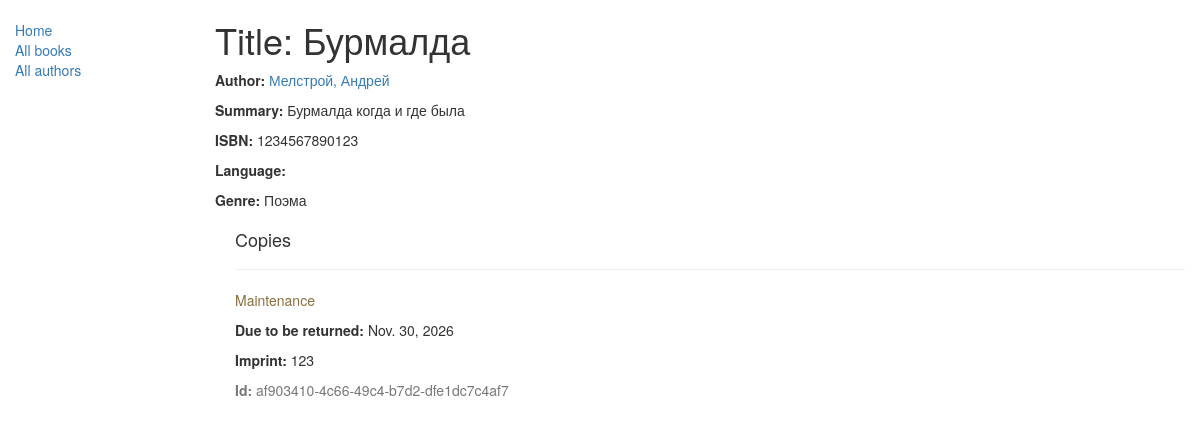
Before: /catalog/book/1 with the older database file.
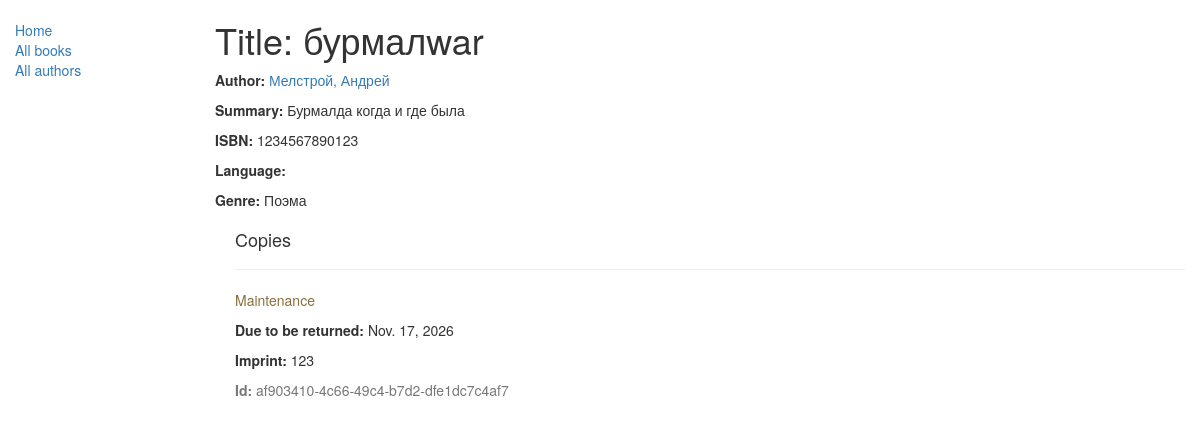
After: the same page with the newer database file.
### catalog/models.py (models this page shows, shortened)
class Book(models.Model):
    title = models.CharField(max_length=200)
    author = models.ForeignKey('Author', on_delete=models.SET_NULL, null=True)
    summary = models.TextField(max_length=1000, help_text="Enter a brief description of the book")
    isbn = models.CharField('ISBN',max_length=13, help_text='13 Character <a href="https://www.isbn-international.org/content/what-isbn">ISBN number</a>')
    genre = models.ManyToManyField(Genre, help_text="Select a genre for this book")
    def display_genre(self):
        """
        Creates a string for the Genre. This is required to display genre in Admin.
        """
        return ', '.join([genre.name for genre in self.genre.all()[:3]])
    display_genre.short_description = 'Genre'

class Author(models.Model):
    first_name = models.CharField(max_length=100)
    last_name = models.CharField(max_length=100)
    date_of_birth = models.DateField(null=True, blank=True)
    date_of_death = models.DateField('Died', null=True, blank=True)
    def __str__(self):
        return '%s, %s' % (self.last_name, self.first_name)

class Genre(models.Model):
    name = models.CharField(max_length=200, help_text="Enter a book genre (e.g. Science Fiction, French Poetry etc.)")
    def __str__(self):
        return self.name

class BookInstance(models.Model):
    id = models.UUIDField(primary_key=True, default=uuid.uuid4, help_text="Unique ID for this particular book across whole library")
    book = models.ForeignKey('Book', on_delete=models.SET_NULL, null=True)
    imprint = models.CharField(max_length=200)
    due_back = models.DateField(null=True, blank=True)
    LOAN_STATUS = (
        ('m', 'Maintenance'),
        ('o', 'On loan'),
        ('a', 'Available'),
        ('r', 'Reserved'),
    )
    status = models.CharField(max_length=1, choices=LOAN_STATUS, blank=True, default='m', help_text='Book availability')
    class Meta:
        ordering = ["due_back"]

### catalog/views.py (the view)
# urls.py: re_path(r'^book/(?P<pk>\d+)$', views.BookDetailView.as_view(), name='book-detail'),
class BookDetailView(generic.DetailView):
    model = Book

### catalog/templates/catalog/book_detail.html (shortened to what this page needs)
{% extends "base_generic.html" %}
{% block content %}
  <h1>Title: {{ book.title }}</h1>
  <p><strong>Author:</strong> <a href="{% url 'author-detail' book.author.pk %}">{{ book.author }}</a></p>
  <p><strong>Summary:</strong> {{ book.summary }}</p>
  <p><strong>ISBN:</strong> {{ book.isbn }}</p>
  <p><strong>Language:</strong> {{ book.language }}</p>
  <p><strong>Genre:</strong> {% for genre in book.genre.all %} {{ genre }}{% if not forloop.last %}, {% endif %}{% endfor %}</p>
  <div style="margin-left:20px;margin-top:20px">
    <h4>Copies</h4>
    {% for copy in book.bookinstance_set.all %}
    <hr>
    <p class="{% if copy.status == 'a' %}text-success{% elif copy.status == 'd' %}text-danger{% else %}text-warning{% endif %}">{{ copy.get_status_display }}</p>
    {% if copy.status != 'a' %}<p><strong>Due to be returned:</strong> {{copy.due_back}}</p>{% endif %}
    <p><strong>Imprint:</strong> {{copy.imprint}}</p>
    <p class="text-muted"><strong>Id:</strong> {{copy.id}}</p>
    {% endfor %}
  </div>
{% endblock %}

### catalog/templates/base_generic.html (shortened to what this page needs)
<!doctype html>
<html lang="en">
  <head>
    <link
      rel="stylesheet"
      href="https://maxcdn.bootstrapcdn.com/bootstrap/3.3.7/css/bootstrap.min.css" />
    {% load static %}
    <link rel="stylesheet" href="{% static 'css/styles.css' %}" />
  </head>
  <body>
    <div class="container-fluid">
      <div class="row">
        <div class="col-sm-2">
          {% block sidebar %}
            <ul class="sidebar-nav">
              <li><a href="{% url 'index' %}">Home</a></li>
              <li><a href="{% url 'books' %}">All books</a></li>
              <li><a href="{% url 'authors' %}">All authors</a></li>
            </ul>
          {% endblock %}
        </div>
        <div class="col-sm-10 ">{% block content %}{% endblock %}
</div>
      </div>
    </div>
  </body>
</html>

### catalog/static/css/styles.css (style rules this page uses)
.sidebar-nav { margin-top: 20px; padding: 0; list-style: none; }

Changed rows visible on the page:
changed Book "Бурмалда когда и где была": title "Бурмалда" → "бурмалwar"
changed BookInstance "Maintenance": due_back "Nov. 30, 2026" → "Nov. 17, 2026"
